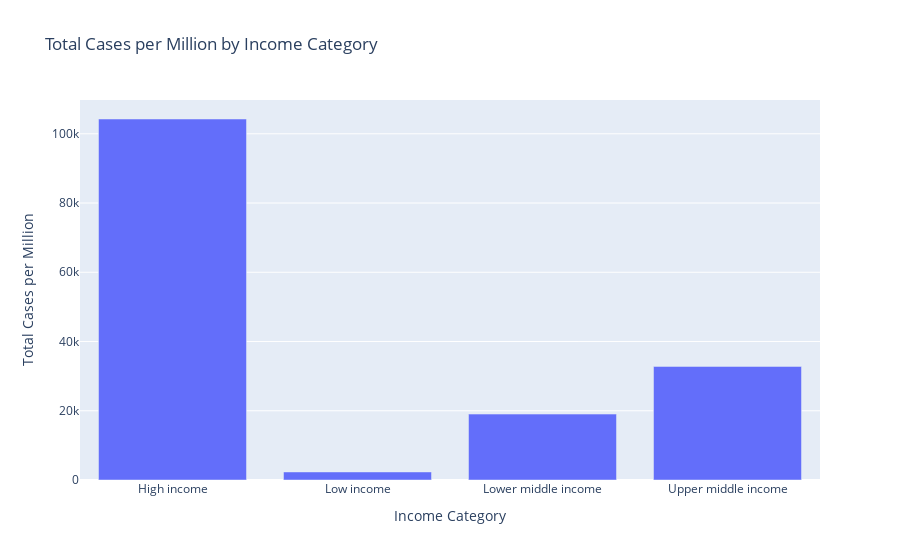

Here is the notebook cell this chart was saved with:
### Code cell
import pandas as pd
import plotly.graph_objs as go

covid_df = pd.read_csv('owid-covid-data.csv')
covid_2021_df = covid_df[covid_df['date'].str.startswith('2021')]

income_categories = ['High income', 'Upper middle income', 'Lower middle income', 'Low income']

filtered_df = covid_2021_df[covid_2021_df['location'].isin(income_categories)]

aggregated_df = filtered_df.groupby('location').last()['total_cases_per_million'].reset_index()

trace = go.Bar(
    x=aggregated_df['location'],
    y=aggregated_df['total_cases_per_million']
)

layout = go.Layout(
    title='Total Cases per Million by Income Category',
    xaxis=dict(title='Income Category'),
    yaxis=dict(title='Total Cases per Million')
)

fig = go.Figure(data=[trace], layout=layout)

fig.show()

### Figure 1 — Plotly figure (JSON) as saved in the notebook; plotly's stock layout.template omitted (floating-point values rounded to 4 significant figures)
{"data": [{"type": "bar", "x": ["High income", "Low income", "Lower middle income", "Upper middle income"], "y": [104300.0, 2327.0, 19040.0, 32810.0]}], "layout": {"title": {"text": "Total Cases per Million by Income Category"}, "xaxis": {"title": {"text": "Income Category"}}, "yaxis": {"title": {"text": "Total Cases per Million"}}}}
